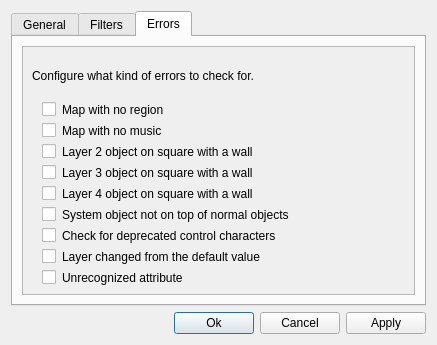
<?xml version="1.0" encoding="UTF-8"?>
<ui version="4.0">
 <class>DialogPreferences</class>
 <widget class="QDialog" name="DialogPreferences">
  <property name="geometry">
   <rect>
    <x>0</x>
    <y>0</y>
    <width>437</width>
    <height>345</height>
   </rect>
  </property>
  <property name="windowTitle">
   <string>Preferences</string>
  </property>
  <layout class="QGridLayout" name="gridLayout">
   <item row="1" column="1" rowspan="2">
    <layout class="QHBoxLayout" name="horizontalLayout">
     <item>
      <spacer name="horizontalSpacer">
       <property name="orientation">
        <enum>Qt::Horizontal</enum>
       </property>
       <property name="sizeHint" stdset="0">
        <size>
         <width>40</width>
         <height>20</height>
        </size>
       </property>
      </spacer>
     </item>
     <item>
      <widget class="QPushButton" name="buttonOk">
       <property name="text">
        <string>Ok</string>
       </property>
      </widget>
     </item>
     <item>
      <widget class="QPushButton" name="buttonClose">
       <property name="text">
        <string>Cancel</string>
       </property>
      </widget>
     </item>
     <item>
      <widget class="QPushButton" name="buttonApply">
       <property name="text">
        <string>Apply</string>
       </property>
      </widget>
     </item>
    </layout>
   </item>
   <item row="0" column="1">
    <widget class="QTabWidget" name="tabWidget">
     <property name="tabPosition">
      <enum>QTabWidget::North</enum>
     </property>
     <property name="tabShape">
      <enum>QTabWidget::Rounded</enum>
     </property>
     <property name="currentIndex">
      <number>2</number>
     </property>
     <property name="documentMode">
      <bool>false</bool>
     </property>
     <property name="tabsClosable">
      <bool>false</bool>
     </property>
     <property name="movable">
      <bool>false</bool>
     </property>
     <widget class="QWidget" name="tab_general">
      <attribute name="title">
       <string>General</string>
      </attribute>
      <layout class="QGridLayout" name="gridLayout_2">
       <item row="0" column="0">
        <widget class="QScrollArea" name="scrollArea_2">
         <property name="widgetResizable">
          <bool>true</bool>
         </property>
         <widget class="QWidget" name="scrollAreaWidgetContents_4">
          <property name="geometry">
           <rect>
            <x>0</x>
            <y>0</y>
            <width>385</width>
            <height>233</height>
           </rect>
          </property>
          <layout class="QGridLayout" name="gridLayout_6">
           <item row="4" column="0">
            <spacer name="verticalSpacer">
             <property name="orientation">
              <enum>Qt::Vertical</enum>
             </property>
             <property name="sizeHint" stdset="0">
              <size>
               <width>20</width>
               <height>40</height>
              </size>
             </property>
            </spacer>
           </item>
           <item row="2" column="0">
            <widget class="QLabel" name="label_9">
             <property name="font">
              <font>
               <pointsize>9</pointsize>
               <weight>50</weight>
               <bold>false</bold>
              </font>
             </property>
             <property name="text">
              <string>&lt;html&gt;&lt;head/&gt;&lt;body&gt;&lt;p&gt;&lt;span style=&quot; font-weight:600;&quot;&gt;Scan options&lt;/span&gt;&lt;/p&gt;&lt;/body&gt;&lt;/html&gt;</string>
             </property>
            </widget>
           </item>
           <item row="0" column="0">
            <widget class="QLabel" name="label_2">
             <property name="font">
              <font>
               <pointsize>9</pointsize>
              </font>
             </property>
             <property name="text">
              <string>&lt;html&gt;&lt;head/&gt;&lt;body&gt;&lt;p&gt;&lt;span style=&quot; font-weight:600;&quot;&gt;Paths&lt;/span&gt;&lt;/p&gt;&lt;/body&gt;&lt;/html&gt;</string>
             </property>
            </widget>
           </item>
           <item row="1" column="0">
            <layout class="QGridLayout" name="gridLayout_3">
             <item row="0" column="0">
              <widget class="QLabel" name="label_4">
               <property name="text">
                <string>Arch</string>
               </property>
              </widget>
             </item>
             <item row="0" column="1">
              <widget class="QLineEdit" name="pref_general_path_dir_arch"/>
             </item>
             <item row="1" column="0">
              <widget class="QLabel" name="label">
               <property name="text">
                <string>Maps</string>
               </property>
              </widget>
             </item>
             <item row="1" column="1">
              <widget class="QLineEdit" name="pref_general_path_dir_maps">
               <property name="inputMask">
                <string/>
               </property>
               <property name="frame">
                <bool>true</bool>
               </property>
              </widget>
             </item>
             <item row="1" column="2">
              <widget class="QToolButton" name="fileChooser_pref_general_path_dir_maps">
               <property name="text">
                <string>...</string>
               </property>
              </widget>
             </item>
             <item row="2" column="2">
              <widget class="QToolButton" name="fileChooser_pref_general_path_file_editor">
               <property name="text">
                <string>...</string>
               </property>
              </widget>
             </item>
             <item row="2" column="1">
              <widget class="QLineEdit" name="pref_general_path_file_editor"/>
             </item>
             <item row="2" column="0">
              <widget class="QLabel" name="label_3">
               <property name="text">
                <string>Editor</string>
               </property>
              </widget>
             </item>
             <item row="0" column="2">
              <widget class="QToolButton" name="fileChooser_pref_general_path_dir_arch">
               <property name="text">
                <string>...</string>
               </property>
              </widget>
             </item>
            </layout>
           </item>
           <item row="3" column="0">
            <widget class="QCheckBox" name="pref_general_fix">
             <property name="styleSheet">
              <string notr="true">margin-left: 10;</string>
             </property>
             <property name="text">
              <string>Automatically attempt to fix errors</string>
             </property>
            </widget>
           </item>
          </layout>
         </widget>
        </widget>
       </item>
      </layout>
     </widget>
     <widget class="QWidget" name="tab_filters">
      <attribute name="title">
       <string>Filters</string>
      </attribute>
      <layout class="QGridLayout" name="gridLayout_4">
       <item row="2" column="1">
        <widget class="QScrollArea" name="scrollArea">
         <property name="widgetResizable">
          <bool>true</bool>
         </property>
         <widget class="QWidget" name="scrollAreaWidgetContents_3">
          <property name="geometry">
           <rect>
            <x>0</x>
            <y>0</y>
            <width>385</width>
            <height>233</height>
           </rect>
          </property>
          <layout class="QGridLayout" name="gridLayout_5">
           <item row="3" column="0">
            <widget class="QCheckBox" name="pref_filters_error_level_low">
             <property name="styleSheet">
              <string notr="true">margin-left: 10;</string>
             </property>
             <property name="text">
              <string>Low</string>
             </property>
            </widget>
           </item>
           <item row="0" column="0">
            <widget class="QLabel" name="label_5">
             <property name="font">
              <font>
               <pointsize>9</pointsize>
              </font>
             </property>
             <property name="text">
              <string>&lt;b&gt;Error levels&lt;/b&gt;</string>
             </property>
            </widget>
           </item>
           <item row="2" column="0">
            <widget class="QCheckBox" name="pref_filters_error_level_warning">
             <property name="styleSheet">
              <string notr="true">margin-left: 10;</string>
             </property>
             <property name="text">
              <string>Warning</string>
             </property>
            </widget>
           </item>
           <item row="1" column="0">
            <widget class="QLabel" name="label_6">
             <property name="text">
              <string>Show the following error levels:</string>
             </property>
            </widget>
           </item>
           <item row="6" column="0">
            <widget class="QCheckBox" name="pref_filters_error_level_critical">
             <property name="styleSheet">
              <string notr="true">margin-left: 10;</string>
             </property>
             <property name="text">
              <string>Critical</string>
             </property>
            </widget>
           </item>
           <item row="7" column="0">
            <widget class="QLabel" name="label_7">
             <property name="text">
              <string>&lt;html&gt;&lt;head/&gt;&lt;body&gt;&lt;p&gt;&lt;span style=&quot; font-size:9pt; font-weight:600;&quot;&gt;Miscellaneous&lt;/span&gt;&lt;/p&gt;&lt;/body&gt;&lt;/html&gt;</string>
             </property>
            </widget>
           </item>
           <item row="4" column="0">
            <widget class="QCheckBox" name="pref_filters_error_level_medium">
             <property name="styleSheet">
              <string notr="true">margin-left: 10;</string>
             </property>
             <property name="text">
              <string>Medium</string>
             </property>
            </widget>
           </item>
           <item row="5" column="0">
            <widget class="QCheckBox" name="pref_filters_error_level_high">
             <property name="styleSheet">
              <string notr="true">margin-left: 10;</string>
             </property>
             <property name="text">
              <string>High</string>
             </property>
            </widget>
           </item>
           <item row="8" column="0">
            <widget class="QCheckBox" name="pref_filters_ignore_event_maps">
             <property name="styleSheet">
              <string notr="true">margin-left: 10</string>
             </property>
             <property name="text">
              <string>Ignore event maps</string>
             </property>
            </widget>
           </item>
           <item row="9" column="0">
            <spacer name="verticalSpacer_2">
             <property name="orientation">
              <enum>Qt::Vertical</enum>
             </property>
             <property name="sizeType">
              <enum>QSizePolicy::Expanding</enum>
             </property>
             <property name="sizeHint" stdset="0">
              <size>
               <width>20</width>
               <height>40</height>
              </size>
             </property>
            </spacer>
           </item>
          </layout>
         </widget>
        </widget>
       </item>
      </layout>
     </widget>
     <widget class="QWidget" name="tab">
      <attribute name="title">
       <string>Errors</string>
      </attribute>
      <layout class="QGridLayout" name="gridLayout_7">
       <item row="0" column="0">
        <widget class="QScrollArea" name="scrollArea_3">
         <property name="widgetResizable">
          <bool>true</bool>
         </property>
         <widget class="QWidget" name="scrollAreaWidgetContents_5">
          <property name="geometry">
           <rect>
            <x>0</x>
            <y>-12</y>
            <width>364</width>
            <height>245</height>
           </rect>
          </property>
          <layout class="QGridLayout" name="gridLayout_8">
           <item row="5" column="0">
            <widget class="QCheckBox" name="pref_errors_decor_wall_l4">
             <property name="styleSheet">
              <string notr="true">margin-left: 10;</string>
             </property>
             <property name="text">
              <string>Layer 4 object on square with a wall</string>
             </property>
            </widget>
           </item>
           <item row="4" column="0">
            <widget class="QCheckBox" name="pref_errors_decor_wall_l3">
             <property name="styleSheet">
              <string notr="true">margin-left: 10;</string>
             </property>
             <property name="text">
              <string>Layer 3 object on square with a wall</string>
             </property>
            </widget>
           </item>
           <item row="6" column="0">
            <widget class="QCheckBox" name="pref_errors_sys_not_on_top">
             <property name="styleSheet">
              <string notr="true">margin-left: 10;</string>
             </property>
             <property name="text">
              <string>System object not on top of normal objects</string>
             </property>
            </widget>
           </item>
           <item row="7" column="0">
            <widget class="QCheckBox" name="pref_errors_deprecated_control_chars">
             <property name="styleSheet">
              <string notr="true">margin-left: 10;</string>
             </property>
             <property name="text">
              <string>Check for deprecated control characters</string>
             </property>
            </widget>
           </item>
           <item row="8" column="0">
            <widget class="QCheckBox" name="pref_errors_layer_changed">
             <property name="styleSheet">
              <string notr="true">margin-left: 10;</string>
             </property>
             <property name="text">
              <string>Layer changed from the default value</string>
             </property>
            </widget>
           </item>
           <item row="3" column="0">
            <widget class="QCheckBox" name="pref_errors_decor_wall_l2">
             <property name="styleSheet">
              <string notr="true">margin-left: 10;</string>
             </property>
             <property name="text">
              <string>Layer 2 object on square with a wall</string>
             </property>
            </widget>
           </item>
           <item row="2" column="0">
            <widget class="QCheckBox" name="pref_errors_map_no_music">
             <property name="styleSheet">
              <string notr="true">margin-left: 10;</string>
             </property>
             <property name="text">
              <string>Map with no music</string>
             </property>
            </widget>
           </item>
           <item row="1" column="0">
            <widget class="QCheckBox" name="pref_errors_map_no_region">
             <property name="styleSheet">
              <string notr="true">margin-left: 10;</string>
             </property>
             <property name="text">
              <string>Map with no region</string>
             </property>
            </widget>
           </item>
           <item row="0" column="0">
            <widget class="QLabel" name="label_8">
             <property name="text">
              <string>Configure what kind of errors to check for.</string>
             </property>
            </widget>
           </item>
           <item row="9" column="0">
            <widget class="QCheckBox" name="pref_errors_unknown_attribute">
             <property name="styleSheet">
              <string notr="true">margin-left: 10;</string>
             </property>
             <property name="text">
              <string>Unrecognized attribute</string>
             </property>
            </widget>
           </item>
          </layout>
         </widget>
        </widget>
       </item>
      </layout>
     </widget>
    </widget>
   </item>
  </layout>
 </widget>
 <resources/>
 <connections>
  <connection>
   <sender>buttonClose</sender>
   <signal>clicked()</signal>
   <receiver>DialogPreferences</receiver>
   <slot>close()</slot>
   <hints>
    <hint type="sourcelabel">
     <x>310</x>
     <y>319</y>
    </hint>
    <hint type="destinationlabel">
     <x>234</x>
     <y>172</y>
    </hint>
   </hints>
  </connection>
 </connections>
</ui>
